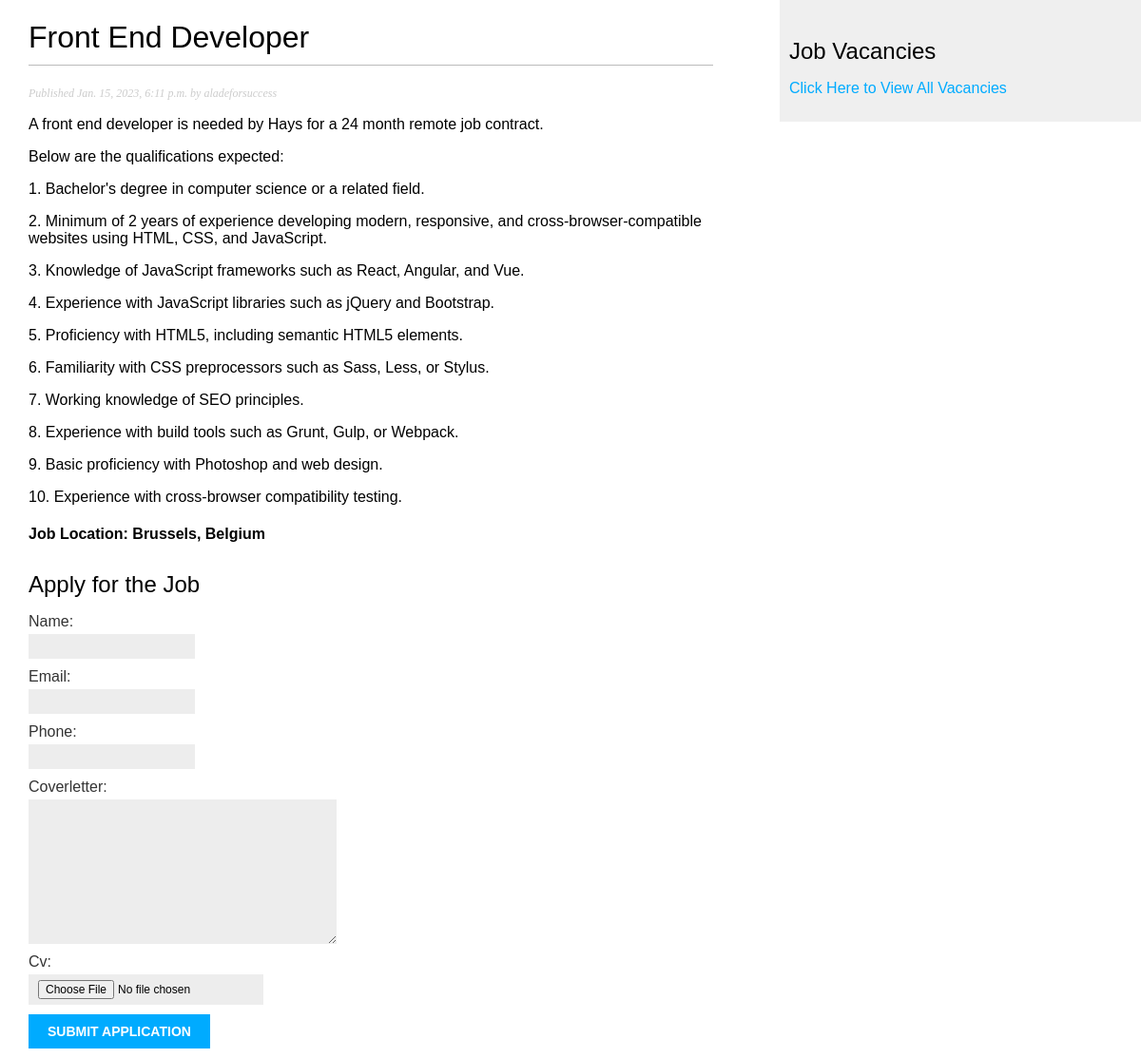
Screenshot of /job/2/ with the database file from the repository.
### jobAPP/models.py (models this page shows, shortened)
class Job_Model(models.Model):
    class Status(models.TextChoices):
        DRAFT = 'DF', 'Draft'
        PUBLISHED = 'PB', 'Published'
    title = models.CharField(max_length=250)
    slug = models.SlugField(max_length=250, unique_for_date='publish')
    recruiter = models.ForeignKey(User, on_delete=models.CASCADE, related_name='job_posts')
    body = models.TextField()
    location = models.CharField(max_length=250)
    publish = models.DateTimeField(default=timezone.now)
    created = models.DateTimeField(auto_now_add=True)
    updated = models.DateTimeField(auto_now=True)
    status = models.CharField(max_length=2, choices=Status.choices, default=Status.DRAFT)
    objects = models.Manager()       # The default manager.
    published = PublishedManager()   # Our Custom Manager.
    class Meta:
        ordering = ['-publish']
        indexes = [
            models.Index(fields=['-publish']),
        ]

### jobAPP/views.py (the view)
# urls.py: path('<int:id>/', views.job_detail, name='job_detail'),
def job_detail(request, id):
    form = ApplicationForm()
    post = get_object_or_404(Job_Model, id=id, status=Job_Model.Status.PUBLISHED)
    return render(request, 'job/post/detail.html', {'post': post, 'form': form})

### jobAPP/forms.py
class ApplicationForm(forms.ModelForm):
    class Meta:
        model = Application
        fields = ['name', 'email', 'phone', 'coverletter', 'cv']

### jobAPP/templates/job/post/detail.html (shortened to what this page needs)
{% extends "job/base.html" %}
{% block content %}
  <h1>{{ post.title }}</h1>
  <p class="date">
    Published {{ post.publish }} by {{ post.recruiter }}
  </p>
  {{ post.body|linebreaks }}
  <p class="date">
    <h4>Job Location: {{ post.location }}</h4>
  </p>
  {% include "job/post/include/application_form.html" %}
{% endblock %}

### static/css/blog.css (style rules this page uses)
body { margin:0; padding:0; font-family:helvetica, sans-serif; }
h1 { font-weight:normal; border-bottom:1px solid #bbb; padding:0 0 10px 0; }
p.date { color:#ccc; font-family: georgia, serif; font-size: 12px; font-style: italic; }
label { float:left; clear:both; color:#333; margin-bottom:4px; }
input, textarea { clear:both; float:left; margin:0 0 10px; background:#ededed; border:0; padding:6px 10px; font-size:12px; }

### rows the page displays
Job_Model: title "Front End Developer", publish "Jan. 15, 2023, 6:11 p.m.", recruiter "aladeforsuccess", body "A front end developer is needed by Hays for a 24 month remote job contract. Below are the qualifications expected: 1. Bachelor's degree in computer science or a related field. 2. Minimum of 2 years of experience developing modern, responsive, and cross-browser-compatible websites using HTML, CSS, and JavaScript. 3. Knowledge of JavaScript frameworks such as React, Angular, and Vue. 4. Experience with JavaScript libraries such as jQuery and Bootstrap. 5. Proficiency with HTML5, including semantic HTML5 elements. 6. Familiarity with CSS preprocessors such as Sass, Less, or Stylus. 7. Working knowledge of SEO principles. 8. Experience with build tools such as Grunt, Gulp, or Webpack. 9. Basic…", location "Brussels, Belgium"
